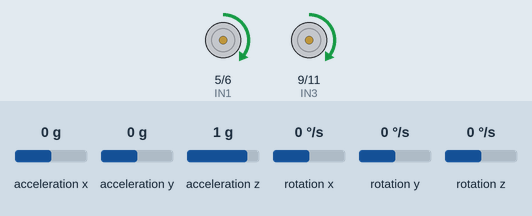
The sketch below on a simulated Arduino Uno, built with avr-gcc and run on an emulated ATmega328P. On the bench: motor-driver pin pairs drawn as motors (green arrow = first pin HIGH = forward, orange = second pin HIGH = backward, longer = more drive). Wiring (inferred from the names in the program): MPU-6050 motion sensor at I2C address 0x68. The test bench sets the inputs (shaded band); at power-on: rotation y 0 °/s, acceleration z 1 g, acceleration x 0 g, acceleration y 0 g, rotation x 0 °/s, rotation z 0 °/s. What the sketch prints to the serial monitor is not drawn.

Above: at 1.3 s.
1.4 s: rotation y set to -192 °/s
At 3.2 s:
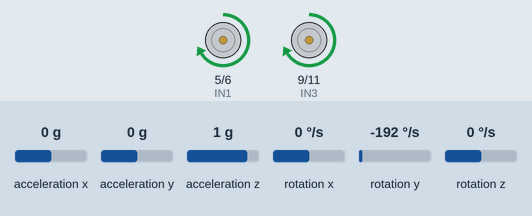
4.4 s: rotation y set to -100 °/s
At 5.9 s:
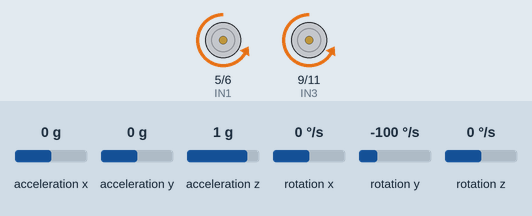
7.4 s: acceleration z set to 0 g
Timing chart, 0 to 10.4 s (numbered marks = the images above; inputs shaded):
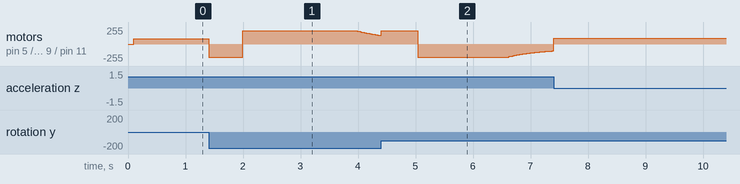

The sketch:

aplica_controlador.ino
```cpp
/*************************************************************************
 * TRABALHO DE TCC II - SELF BALACING ROBOT
 *
 * APRESENTAÇÃO DIA 02/07/2022
 *
 *************************************************************************/

#include <Wire.h>
#include <Kalman.h>

Kalman KalmanX, KalmanY;

double accX, accY, accZ;
double gyroX, gyroY, gyroZ;

double KalAngleX, KalAngleY;
double KalAngleYrate, KalAngleYprev; // angulo anterior e velocidade angular
double gyroXrate, gyroYrate;

const double dT = 2e-3;

int acc_offset[]  = {-585, 2185, 1495};
int gyro_offset[] = {24, 44, 7};

uint8_t i2c_data[14];
uint32_t timer;

/*************************************************************************
 * Configurações iniciais do código
 **************************************************************************/
void setup() {

  /* Inicializando a Serial para exibir mensagens de debug */
  Serial.begin(115200);

  /* Inicializando o barramento i2C para comunicação com a MPU6050 */
  Wire.begin();

#if ARDUINO >= 157
  Wire.setClock(400000UL); // Freq = 400kHz
#else
  TWBR = ((F_CPU / 400000ul) - 16) / 2; // Freq = 400kHz
#endif

  i2c_data[0] = 7;      /* 0x19 - Amostragem: Taxa de Saída Giroscopio = 8kHz/(1 + SMPLRT_DIV) -- Taxa: 8kHz/(1 + 7) = 1kHz */
  i2c_data[1] = 0x00;   /* 0x1A - Desabilitar FSYNC, Configurar o Filtro de ACC 260Hz, Configurar Filtro de Gyro 256Hz, Amostragem de 8kHz */
  i2c_data[2] = 0x00;   /* 0x1B - Configurar o fundo de escala do Gyro +-250deg/s - Faixa */
  i2c_data[3] = 0x00;   /* 0x1C - Configurar o fundo de escala do Acelerômetro para +-2g - Faixa */

  /* Configurações do i2c */
  while (i2cWrite(0x19, i2c_data, 4, false));

  /* PLL tenha como referência o gyro do eixo X, Desabilitando Sleep Mode */
  while (i2cWrite(0x6B, 0x01, true));

  /* */
  while (i2cRead(0x75, i2c_data, 1));

  if (i2c_data[0] != 0x68) {
    Serial.print("Erro. Placa desconhecida.\n");
    while (1) {
      Serial.print("Erro. Conecte a MPU6050 no barramento i2c.\n");
    }
  }

  /* Tempo de estabilidade do Sensor MPU6050 */
  delay(100);

  /* Chamando a função de inicialização da MPU6050 e alguns cálculos iniciais */
  init_MPUSensor();

  timer = micros();

  init_motores();

}

void loop() {

  while (i2cRead(0x3B, i2c_data, 14));

  accX = (int16_t)((i2c_data[0] << 8) | i2c_data[1]) ; // ([ MSB ] [ LSB ]) - o símbolo (<<) é para deslocar i2c_data[0] 8 posições e concatenar (|) com a posição i2c_data[1]
  accY = (int16_t)((i2c_data[2] << 8) | i2c_data[3]) ; // ([ MSB ] [ LSB ]) - uma única palavra de 16 bytes se forma
  accZ = (int16_t)((i2c_data[4] << 8) | i2c_data[5]) ; // ([ MSB ] [ LSB ])

  gyroX = (int16_t)((i2c_data[8]  << 8) | i2c_data[9])  ;  // ([ MSB ] [ LSB ])
  gyroY = (int16_t)((i2c_data[10] << 8) | i2c_data[11]) ; // ([ MSB ] [ LSB ])
  gyroZ = (int16_t)((i2c_data[12] << 8) | i2c_data[13]) ; // ([ MSB ] [ LSB ])

  /******************************** Filtro de Kalman ***********************************/

  /* Calculo do Delta Time */
  double dt = (double)(micros() - timer) / 1000000;
  timer = micros();

  double roll  = atan(accY/sqrt(accX * accX + accZ * accZ)) * RAD_TO_DEG;
  double pitch = atan(accX/sqrt(accY * accY + accZ * accZ)) * RAD_TO_DEG;

  /* Convertendo de Rad/segundo para Graus/segundo. Calculo da taxa angula baseado no Giroscópio */
  gyroXrate = gyroX / 131.0;
  gyroYrate = gyroY / 131.0;

  /* Estimativa de ângulo nos Eixos X e Y usando o Filtro de Kalman */
  KalAngleX = KalmanX.getAngle(roll, gyroXrate, dt);
  KalAngleY = KalmanY.getAngle(pitch, gyroYrate, dt);

  /* Estimativa da velocidade angular no Eixo Y */
  KalAngleYrate = (KalAngleY - KalAngleYprev) / dT;   // velocidade angular em relação a Y
  KalAngleYprev = KalAngleY;

  /* Obtendo a resposta do sinal u do controlador LQR */
  double res = Compute(KalAngleY, KalAngleYrate);

  /* Enviando a resposta obtida do controlador para os motores */
  PWMControleMotores(res);

  /* Mensagens de debug para verificação dos resultados obtidos com o Filtro de Kalman */
  Serial.print(KalAngleY); Serial.print("\n");
  //Serial.print(res); Serial.print("\t");
  //Serial.print(pitch); Serial.print("\t");

  delay(2);
}

void init_MPUSensor(void){
  /* 1 - Leitura dos dados de Acc XYZ */
  while (i2cRead(0x3B, i2c_data, 14));

  /* 2 - Organizar os dados de Acc XYZ */
  accX = (int16_t)((i2c_data[0] << 8) | i2c_data[1]) ; // ([ MSB ] [ LSB ])
  accY = (int16_t)((i2c_data[2] << 8) | i2c_data[3]) ; // ([ MSB ] [ LSB ])
  accZ = (int16_t)((i2c_data[4] << 8) | i2c_data[5]) ; // ([ MSB ] [ LSB ])

  /* 3 - Calculo de Pitch e Roll */
  double pitch = atan(accX / sqrt(accY * accY + accZ * accZ)) * RAD_TO_DEG;
  double roll  = atan(accY / sqrt(accX * accX + accZ * accZ)) * RAD_TO_DEG;

  /* 4 - Inicialização do Filtro de Kalman XY */
  KalmanY.setAngle(pitch);
  KalmanX.setAngle(roll);

  /* 5 - Guardando o valor do ângulo anterior */
  KalAngleYprev = pitch;

  /* 6 - Inicializando os valores da taxa de gyro */
  gyroYrate = pitch;
  gyroXrate = roll;
}
```

i2c.ino
```cpp
// (licence header left out)
const uint8_t IMUAddress = 0x68; // AD0 is logic low on the PCB
const uint16_t I2C_TIMEOUT = 1000; // Used to check for errors in I2C communication

uint8_t i2cWrite(uint8_t registerAddress, uint8_t data, bool sendStop) {
  return i2cWrite(registerAddress, &data, 1, sendStop); // Returns 0 on success
}

uint8_t i2cWrite(uint8_t registerAddress, uint8_t *data, uint8_t length, bool sendStop) {
  Wire.beginTransmission(IMUAddress);
  Wire.write(registerAddress);
  Wire.write(data, length);
  uint8_t rcode = Wire.endTransmission(sendStop); // Returns 0 on success
  if (rcode) {
    Serial.print(F("i2cWrite failed: "));
    Serial.println(rcode);
  }
  return rcode; // See: http://arduino.cc/en/Reference/WireEndTransmission
}

uint8_t i2cRead(uint8_t registerAddress, uint8_t *data, uint8_t nbytes) {
  uint32_t timeOutTimer;
  Wire.beginTransmission(IMUAddress);
  Wire.write(registerAddress);
  uint8_t rcode = Wire.endTransmission(false); // Don't release the bus
  if (rcode) {
    Serial.print(F("i2cRead failed: "));
    Serial.println(rcode);
    return rcode; // See: http://arduino.cc/en/Reference/WireEndTransmission
  }
  Wire.requestFrom(IMUAddress, nbytes, (uint8_t)true); // Send a repeated start and then release the bus after reading
  for (uint8_t i = 0; i < nbytes; i++) {
    if (Wire.available())
      data[i] = Wire.read();
    else {
      timeOutTimer = micros();
      while (((micros() - timeOutTimer) < I2C_TIMEOUT) && !Wire.available());
      if (Wire.available())
        data[i] = Wire.read();
      else {
        Serial.println(F("i2cRead timeout"));
        return 5; // This error value is not already taken by endTransmission
      }
    }
  }
  return 0; // Success
}
```

lqr.ino
```cpp
double K[] = {40.2535, 50.1798};
//K[] = {3.2535, 1.1798};
double voltage = 0;
double output = 0;

int OUTMAX = 200;
int OUTMIN = -200;

double Compute(double angle, double angleRate){

  angle = angle / RAD_TO_DEG;          // Transformando de graus para rad
  angleRate = angleRate / RAD_TO_DEG;  // Transformando de graus para rad/s

  voltage = (K[0] * angle) + (K[1] * angleRate);

  output = voltage * (255/7.4);

  if (output > OUTMAX){
    output = OUTMAX;
  }
  else if (output < OUTMIN) {
    output = OUTMIN;
  }

  return output;

}
```

motores.ino
```cpp
//OUT_MAX_A = 200
//OUT_MAX_B = 200
//OUT_MIN_A = 80
//OUT_MIN_B = 65

const int IN1 = 5;
const int IN2 = 6;
const int IN3 = 9;
const int IN4 = 11;

double pwm = 0;

void init_motores(){
  pinMode(IN1, OUTPUT);
  pinMode(IN2, OUTPUT);
  pinMode(IN3, OUTPUT);
  pinMode(IN4, OUTPUT);
}

void PWMControleMotores(double comando){

  if (comando < 0){

    pwm = map(comando, 0, -200, -80, -200);
    Serial.print(pwm); Serial.print("\t");

    analogWrite(IN1, 0);
    analogWrite(IN2, abs(pwm));     // Controlando o Motor A para F.
    analogWrite(IN3, 0);
    analogWrite(IN4, abs(pwm));     // Controlando o Motor B para F.
  }
  else {

    pwm = map(comando, 0, 200, 80, 200);
    Serial.print(pwm); Serial.print("\t");

    analogWrite(IN1, abs(pwm));     // Controlando o Motor A para T.
    analogWrite(IN2, 0);
    analogWrite(IN3, abs(pwm));     // Controlando o Motor B para T.
    analogWrite(IN4, 0);
  }
}
```
